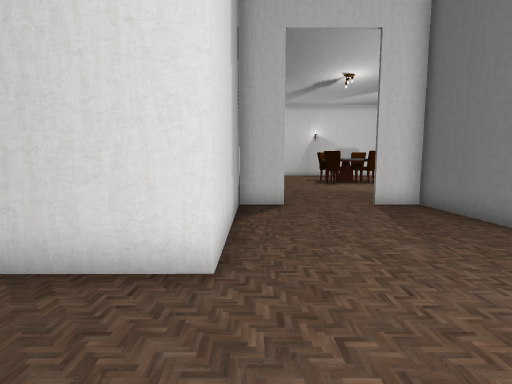
view 1 (above)

23 first-person views from a walk through a 3-D level made in the Unity game engine. The camera is 1.4 m above the floor, tilts 6° down and sees 85° across. Doors are open. The floor is counted in squares, 1 m on a side. Each view is taken from the middle of a square. On the plan, view 1 faces up. The plan holds only what a view shows up to about 14 squares ahead; the rest is blank. The place goes on beyond the plan. Some surface patterns are stand-ins.

view 2
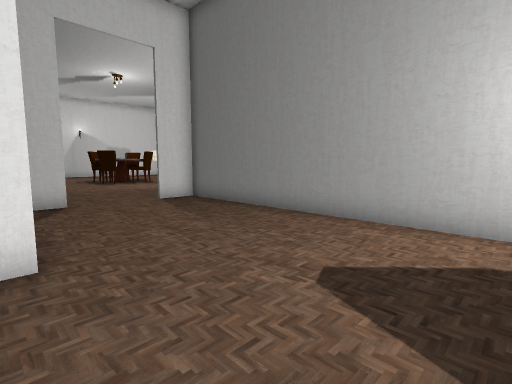

view 3
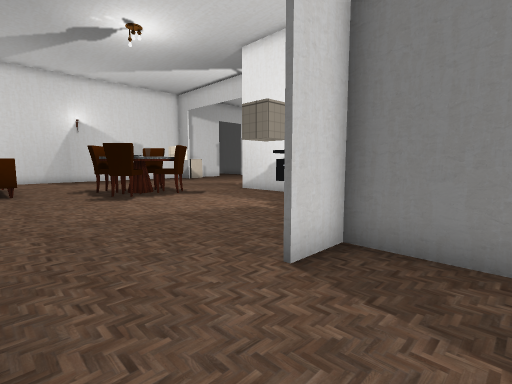

view 4
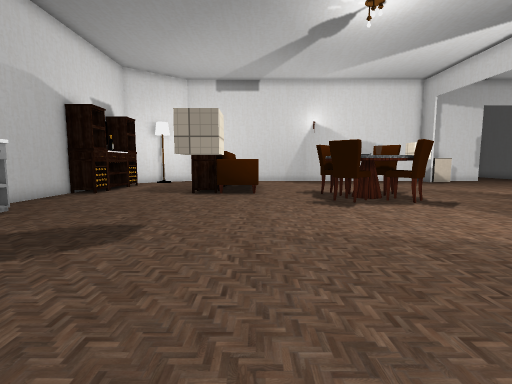

view 5
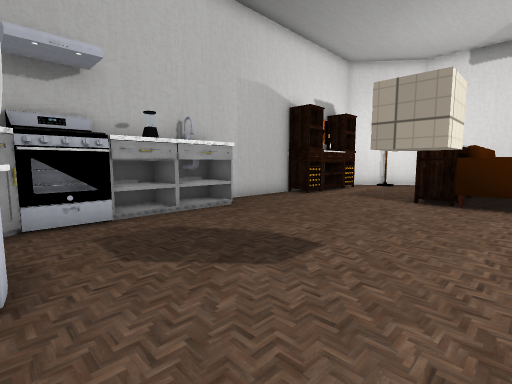

view 6
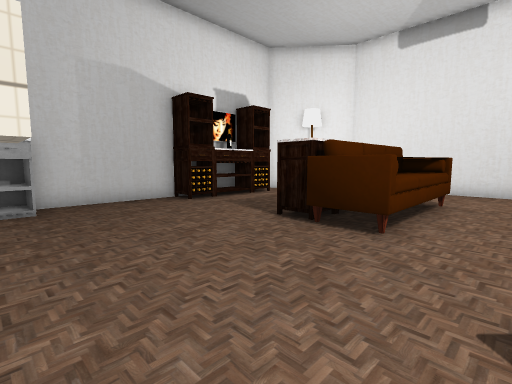

view 7
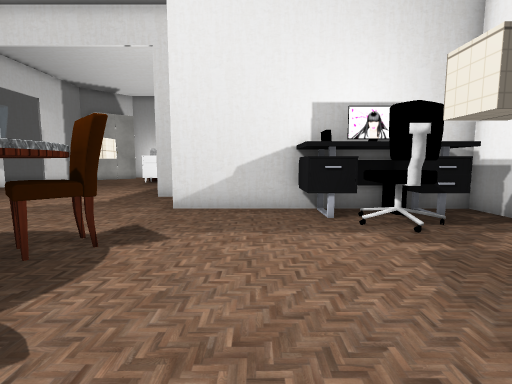

view 8
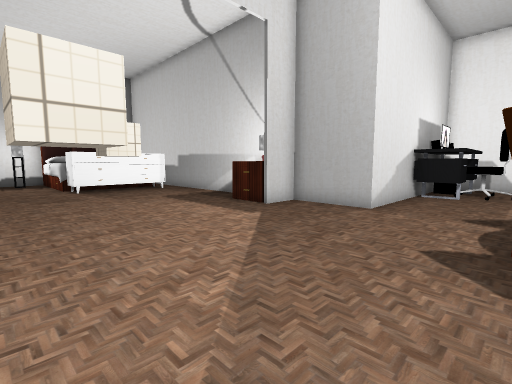

view 9
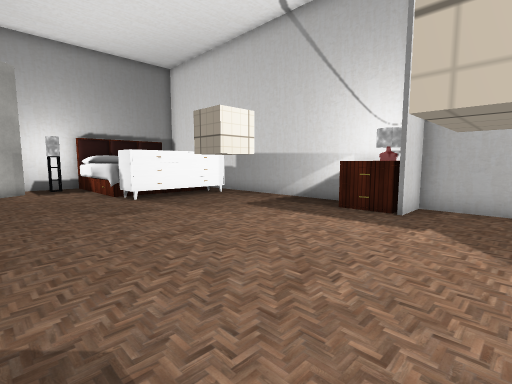

view 10
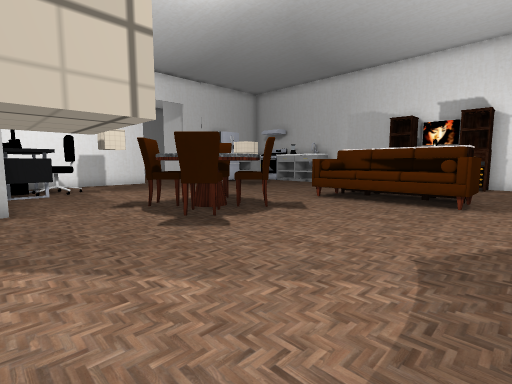

view 11
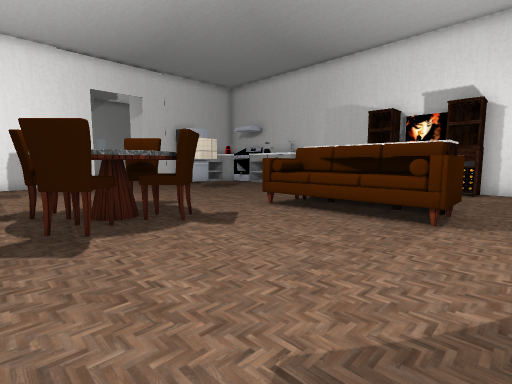

view 12
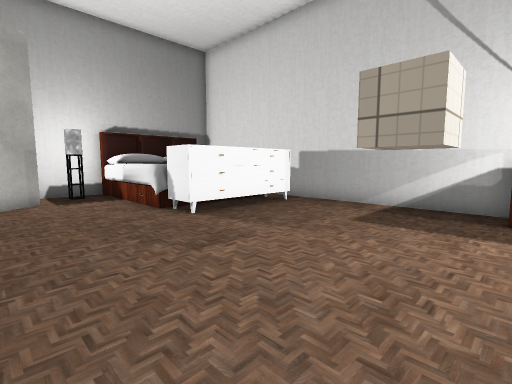

view 13
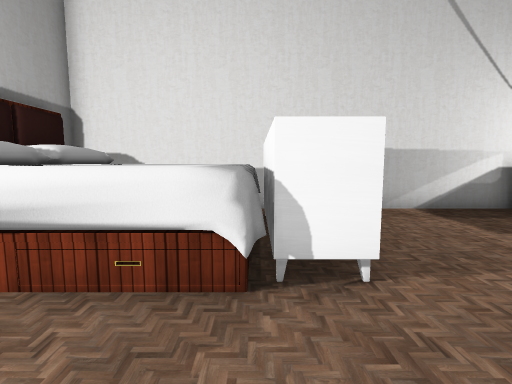

view 14
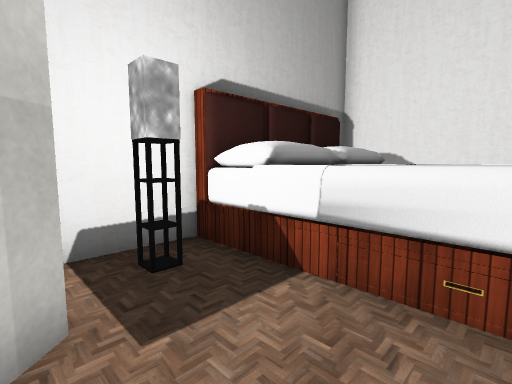

view 15
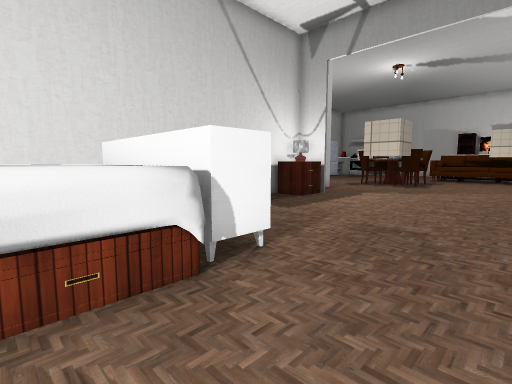

view 16
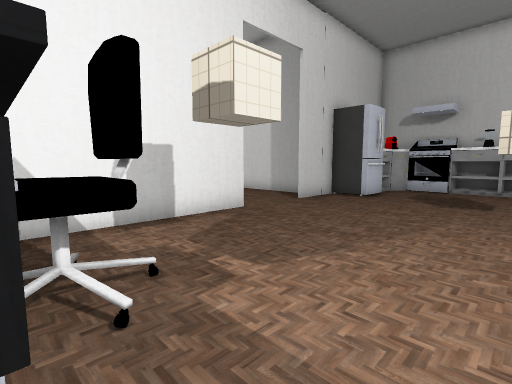

view 17
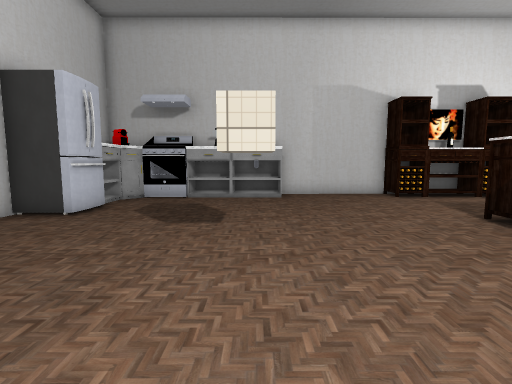

view 18
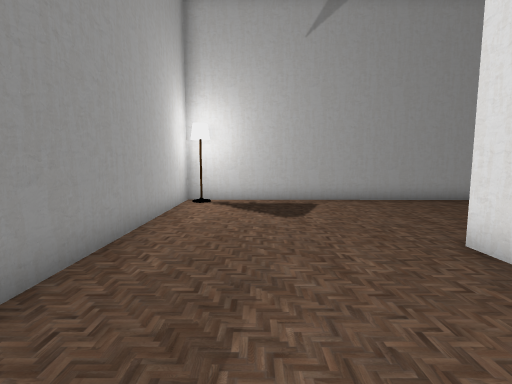

view 19
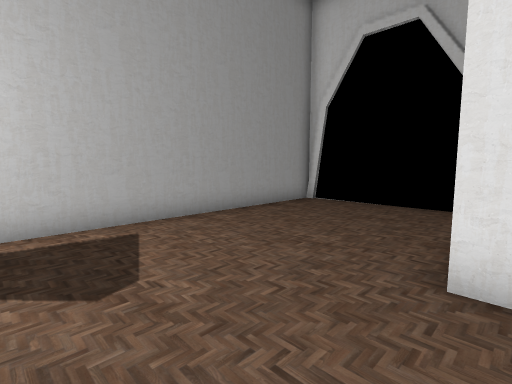

view 20
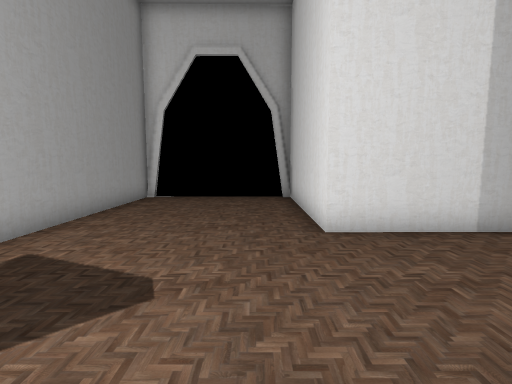

view 21
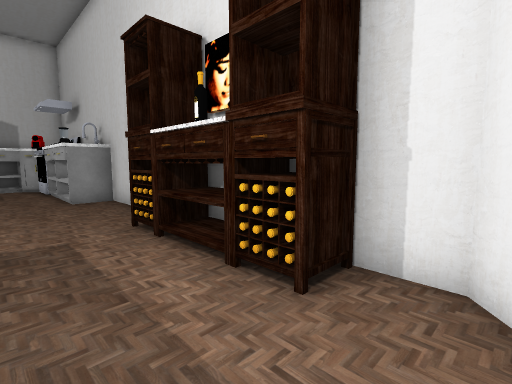

view 22
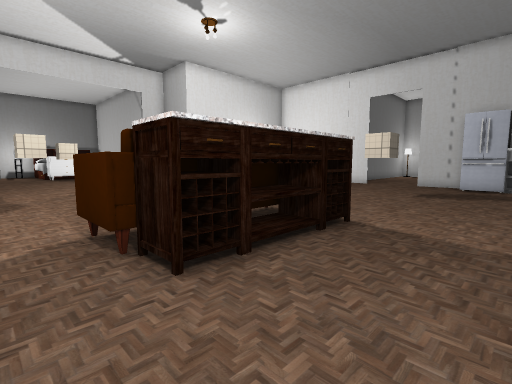

view 23
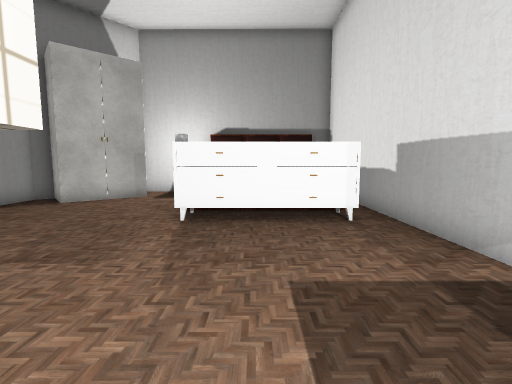

### Floor plan
Points are (right, up) in squares from view 1. A wall is a line through its corners. A room is listed if a view was taken in it or the views show most of it. See-through windows are left out.
Room 1 (views 1, 2, 3, 4, 5, 6, 7, 8, 9, 10, 11, 12, 13, 14, 15, 16, 17, 18, 19, 20, 21, 22, 23)
walls: (11.5, 15.5) (11.5, 18.5) (23.8, 18.5); (7.5, 19) (7, 18.7) (6.4, 18.6); (8, 21.1) (8.2, 20.6); (4, 9.5) (11.4, 9.5) (11.4, 10.5); (16.7, 23.3) (16.7, 24.3) (17.7, 24.3) (17.7, 23.3) (16.7, 23.3); (6.4, 22) (6.9, 22); (5.5, 21.7) (6, 22) (6.7, 22) (7.2, 21.9); (1, 9.3) (-0.6, 9.3) (-0.5, 3.4) (-6.3, 3.4) (-6.3, 2.9); (11.5, 25.6) (11.5, 26.7) (12.5, 26.7); (0.1, 16.3) (1.2, 16.3) (1.2, 15.3) (0.1, 15.3); (12.4, 26.4) (12.4, 25.8); (-1.5, 9.5) (1, 9.5); (0.2, 21.8) (-0.5, 21.8); (-4.5, 10.6) (-4.5, 9.7) (-3.8, 9.7); (-0.9, 25.1) (-0.9, 25.6); (-5.1, 17) (-5.1, 13.4); (-0.6, 26.3) (0.2, 26.3); (28.3, 25) (28.3, 25.5) (28.9, 25.5); (-6.5, 14.9) (-6.5, 13.3); (29.5, 24) (29.6, 27.4); (-6.6, 17) (-5.1, 17) (-6.4, 17); (-6.5, 3.4) (-6.5, 2.4); (-6.6, 26.1) (-6.5, 15); (-6.1, 28) (-6.6, 27.6) (-6.6, 26.3); (-6.3, -1.9) (-6.3, -2.4) (5.6, -2.5) (5.5, 9.3) (4, 9.3)
ways out: open door at (-5, 15.5); open door at (-3, 11)
objects: stove (-6, 12) to (-5, 13); drawers (-6, 14) to (-6, 15); other object (-6, 16); drawers (-6, 22) to (-5, 23); cabinet (-6, 23) to (-5, 25); drawers (-6, 25) to (-5, 26); drawers (-5, 11); drawers (-4, 11); fridge (-3, 10) to (-2, 11); other object (-1, 22); cabinet (-1, 24) to (0, 24); drawers (-1, 26); other object (1, 22) to (2, 27); other object (5, -2); chair (5, 19); chair (5, 22); chair (8, 19); chair (8, 22); other object (9, 11) to (11, 15); other object (15, 19) to (16, 20); dresser (23, 20) to (24, 24); bed (24, 19) to (29, 24); closet (26, 27) to (28, 28)

Where each view was taken, in squares from view 1:
view 1: 0 up, 0 right, facing up
view 2: 1 down, 1 left, facing up-right
view 3: 7 up, 1 right, facing up-right
view 4: 9 up, 2 right, facing up
view 5: 11 up, 2 right, facing up-left
view 6: 16 up, 4 right, facing up-left
view 7: 16 up, 3 right, facing right
view 8: 27 up, 8 right, facing down-right
view 9: 28 up, 12 right, facing down-right
view 10: 28 up, 12 right, facing down-left
view 11: 28 up, 9 right, facing down-left
view 12: 28 up, 16 right, facing down-right
view 13: 27 up, 24 right, facing down
view 14: 27 up, 25 right, facing down-right
view 15: 27 up, 26 right, facing down-left
view 16: 16 up, 10 right, facing down-left
view 17: 16 up, 6 right, facing left
view 18: 8 up, 3 right, facing down
view 19: 4 up, 3 right, facing down-left
view 20: 2 up, 5 right, facing left
view 21: 28 up, 3 left, facing down-left
view 22: 28 up, 4 left, facing down-right
view 23: 22 up, 16 right, facing right
